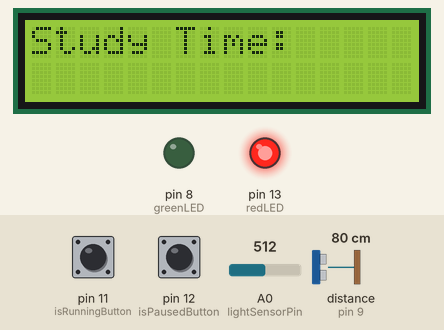
This sketch was run on a simulated Arduino Uno, built with avr-gcc and run on an emulated ATmega328P. Parts: 16×2 character LCD, output pins drawn as LEDs (lit = HIGH). The test bench sets the inputs (shaded band); at power-on: pin 11 (isRunningButton) LOW, pin 12 (isPausedButton) LOW, A0 (lightSensorPin) = 512, distance to the obstacle (sensor on pin 9) 80 cm. The echo pulse lasts 58.3 µs per cm; the modem accepts every AT command (registered, SIM ready, sends succeed) and sends nothing else; pins used as bus, display or sensor lines are not drawn; what the sketch prints to the serial monitor is not drawn.

Above: at 2.0 s.
2.1 s: pin 11 (isRunningButton) pulled HIGH for 0.15 s
At 2.6 s:
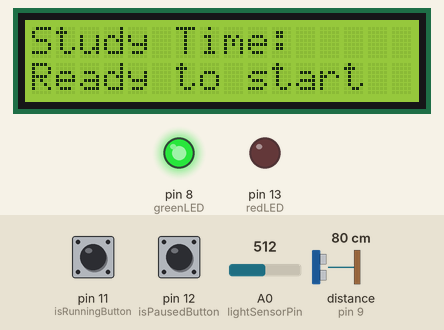
5.2 s: pin 12 (isPausedButton) pulled HIGH for 0.15 s
At 7.3 s:
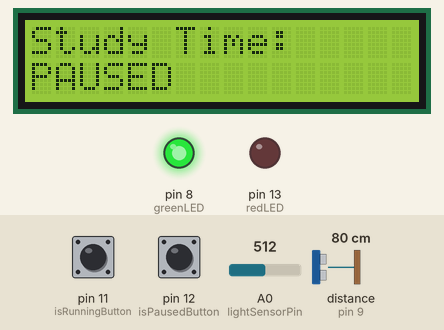
7.6 s: pin 11 (isRunningButton) pulled HIGH for 1 s
At 8.7 s:
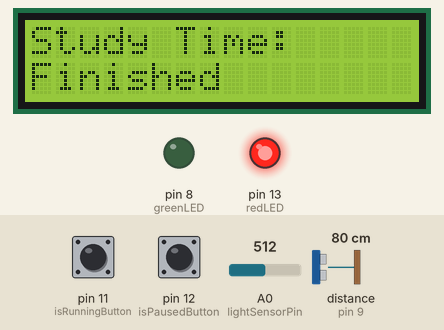
11.6 s: pin 11 (isRunningButton) pulled HIGH for 0.15 s
At 12.7 s:
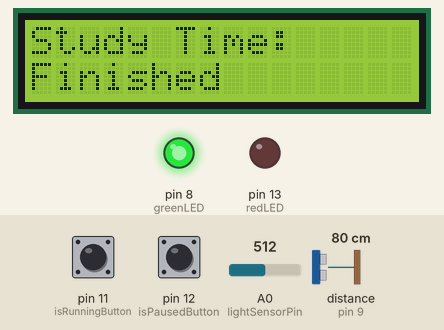
Timing chart, 0 to 14.6 s (numbered marks = the images above; inputs shaded):
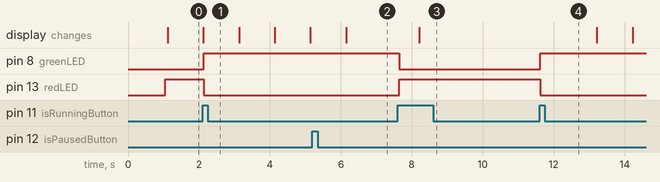

Measured:
- after the input at 2.1 s, pin 8 (greenLED): LOW → HIGH at once; pin 13 (redLED): HIGH → LOW at once
- after the input at 5.2 s, the display: changes after 0.96 s (image 2)
- after the input at 7.6 s, pin 8 (greenLED): HIGH → LOW at once; pin 13 (redLED): LOW → HIGH at once; the display: changes after 0.61 s (image 3)
- after the input at 11.6 s, pin 8 (greenLED): LOW → HIGH at once; pin 13 (redLED): HIGH → LOW at once

The sketch:

conmbineVersion.ino
```cpp
#include <Wire.h>
#include <LiquidCrystal_I2C.h>
#include <Arduino_FreeRTOS.h>
#include <SoftwareSerial.h>

// Initialize the LCD with I2C address 0x27 and 16x2 size
LiquidCrystal_I2C lcd(0x27, 16, 2);
SoftwareSerial playerSerial(2, 3); // RX, TX
//Defein pin port
#define greenLED  8
#define redLED  13
#define isRunningButton  11
#define isPausedButton  12
#define echoPin  9
#define trigPin  10
#define lightSensorPin  A0
//State of different sensor
volatile bool isRunning = false;
volatile bool isTiming = false;
volatile bool isPasuing = true;


int seconds = 0;
int distance = 0;
int lightLevel = 0;
// Tasks handle
TaskHandle_t WorkTaskHandle;
TaskHandle_t LCDTaskHandle;
TaskHandle_t IsRunningButtonTaskHandle;
TaskHandle_t IsPausedButtonTaskHandle;
TaskHandle_t UltrasonicTaskHandle;
TaskHandle_t LightSensorTaskHandle;
TaskHandle_t RestTaskHandle;

//Working state task
void WorkingTask(void *pvParameters){
  pinMode(greenLED, OUTPUT);
  pinMode(redLED, OUTPUT);
  for (;;) {
    // control red and green led
    if (isRunning) {
      digitalWrite(greenLED, HIGH); // turn on green
      digitalWrite(redLED, LOW);   //
    } else {
      digitalWrite(greenLED, LOW); //
      digitalWrite(redLED, HIGH); // turn on grern
    }
    vTaskDelay(pdMS_TO_TICKS(100)); // check every 100ms
  }
}

// isRunning Butoon Task: dectect the button state and control timer
void IsRunningButtonTask(void *pvParameters) {
  int lastButtonState = LOW;
  pinMode(isRunningButton, INPUT);

  for (;;) {
    int buttonState = digitalRead(isRunningButton);
    if (buttonState == HIGH && lastButtonState == LOW) {
      isRunning = !isRunning;
      isTiming = !isTiming;
      if (isPasuing){
        isPasuing = !isPasuing;
      }
      delay(100);  // debounce
    }
    lastButtonState = buttonState;
    vTaskDelay(100 / portTICK_PERIOD_MS);
  }
}

void IsPausedButtonTask(void *pvParameters) {
  int lastButtonState = LOW;
  pinMode(isPausedButton, INPUT);

  for (;;) {
    int buttonState = digitalRead(isPausedButton);

    // check button
    if (buttonState == HIGH && lastButtonState == LOW && isRunning) {
      isTiming = !isTiming; //
      isPasuing  = !isPasuing;
      delay(100);
    }
    lastButtonState = buttonState;

    vTaskDelay(100 / portTICK_PERIOD_MS);
  }
}
//distance detection
void UltrasonicTask(void *pvParameters) {
  pinMode(trigPin, OUTPUT);
  pinMode(echoPin, INPUT);

  for (;;) {
    if (isRunning && isPasuing == false) {
      digitalWrite(trigPin, LOW);
      delayMicroseconds(2);
      digitalWrite(trigPin, HIGH);
      delayMicroseconds(10);
      digitalWrite(trigPin, LOW);

      long duration = pulseIn(echoPin, HIGH);
      distance = duration * 0.0344 / 2;

      if (distance < 40) {
        playFile("/screen.mp3", 4000);
      }
    }
    vTaskDelay(500 / portTICK_PERIOD_MS);
  }
}

// light  detection use LDR
void LightSensorTask(void *pvParameters) {
  for (;;) {
    if (isRunning && isPasuing == false) { // only running in running status
      lightLevel = analogRead(lightSensorPin);
      if (lightLevel < 500) {
         playFile("/light.mp3", 9000);
      }
    }
    vTaskDelay(500 / portTICK_PERIOD_MS);
  }
}

//Study continuously for an hour,need to have a break
void RestTask(void *pvParameters){
 for(;;){
  unsigned long tempSeconds = seconds;
  if (tempSeconds % 3600 == 0 && tempSeconds != 0){
     playFile("/time.mp3", 7000);
  }
  vTaskDelay(500 / portTICK_PERIOD_MS);
 }
}

// LCD Task: updates the LCD display
bool hasFinishedDisplayed = false;

void LCDTask(void *pvParameters) {
    lcd.init();        // init lcd
    lcd.backlight();   //back light
    lcd.clear();       // clear lcd
    lcd.print("Study Time:");
    vTaskDelay(1000 / portTICK_PERIOD_MS);

    for (;;) {
        lcd.setCursor(0, 1);

        if (isRunning) {
            // timer running
            if (isTiming) {
                unsigned long hours = seconds / 3600;           // hours
                unsigned long minutes = (seconds % 3600) / 60; // mins
                unsigned long displaySeconds = seconds % 60;   // seconds

                // format "HH:MM:SS"
                if (hours < 10) lcd.print("0");
                lcd.print(hours);
                lcd.print(":");
                if (minutes < 10) lcd.print("0");
                lcd.print(minutes);
                lcd.print(":");
                if (displaySeconds < 10) lcd.print("0");
                lcd.print(displaySeconds);
                lcd.print("        ");
                seconds++;
            } else {
                // stop timiing, display paused
                lcd.setCursor(0, 1);
                lcd.print("                ");//clear time display
                lcd.setCursor(0, 1);
                lcd.print("PAUSED   ");
            }
        } else {
            if (seconds == 0 ) {
                lcd.print("Ready to start");
            } else if (seconds == 0 && !hasFinishedDisplayed) {
                lcd.setCursor(0, 1);
                lcd.print("Ready to start");
                hasFinishedDisplayed = true;
            } else if (seconds != 0) {
                unsigned long tempSeconds = seconds; // race condition
                hasFinishedDisplayed = false;
                lcd.setCursor(0, 1);
                lcd.print("                ");
                lcd.setCursor(0, 1);
                lcd.print("Finished");
                isTiming = false;
                isPasuing = true;
                if (tempSeconds < 60) {
                    playFile("/" + String(tempSeconds) + "s.mp3", 4000);
                } else if (tempSeconds < 3600) {
                    playFile("/" + String((tempSeconds / 60 + ((tempSeconds % 60 > 30) ? 1 : 0))*60) + "s.mp3", 4000);
                } else {
                    playFile("/" + String(convertToRoundedSeconds(tempSeconds)) + "s.mp3", 4000);
                }

                seconds = 0;
            }
        }

        vTaskDelay(1000 / portTICK_PERIOD_MS); //upate 1 s
        Serial.print("Distance: ");
        Serial.println(distance);
        Serial.print("Light Level: ");
        Serial.println(lightLevel);
    }
}


void setup() {
  Serial.begin(9600);
  playerSerial.begin(9600);
  delay(1000);
  sendCommand("AT+PLAYMODE=3");
  sendCommand("AT+LED=OFF");
  sendCommand("AT+VOL=13");
  // Create the LCD task
  xTaskCreate(
    LCDTask,          // Task function
    "LCDTask",        // Task name
    128,              // Stack size
    NULL,             // Task parameters
    4,                // Task priority
    &LCDTaskHandle    // Task handle to manage the task
  );

  xTaskCreate(
    IsRunningButtonTask,
    "isRunningButtonTask",
    128,
    NULL,
    4,
    &IsRunningButtonTaskHandle
  );

  xTaskCreate(
    IsPausedButtonTask,
    "isPausedButtonTask",
    128,
    NULL,
    4,
    &IsPausedButtonTaskHandle
  );

   xTaskCreate(
   WorkingTask,
   "LED Control",
   128,
   NULL,
   4,
   &WorkTaskHandle);

   xTaskCreate(
    UltrasonicTask,
    "UltrasonicTask",
    128,
    NULL,
    2,
    &UltrasonicTaskHandle
    );

    xTaskCreate(LightSensorTask,
    "LightSensorTask",
    128,
    NULL,
    2,
    &LightSensorTaskHandle
    );

    xTaskCreate(RestTask,
    "RestTask",
    128,
    NULL,
    2,
    &RestTaskHandle
    );


  // Start the FreeRTOS scheduler
  vTaskStartScheduler();
}

void loop() {
  // Empty loop since all functionality is managed by FreeRTOS tasks
}

void playFile(String fileName, unsigned long duration) {
  sendCommand("AT+PLAYFILE=" + fileName);
  delay(duration);
}

void sendCommand(String command) {
  playerSerial.print(command + "\r\n");
  Serial.println("Sent: " + command);
}
//convert to seconds
int convertToRoundedSeconds(int seconds) {
    int hours = seconds / 3600;
    int minutes = (seconds % 3600 + 30) / 60;
    // trnasfer to total seconds
    int total_seconds = hours * 3600 + minutes * 60;
    return total_seconds;
}
```
